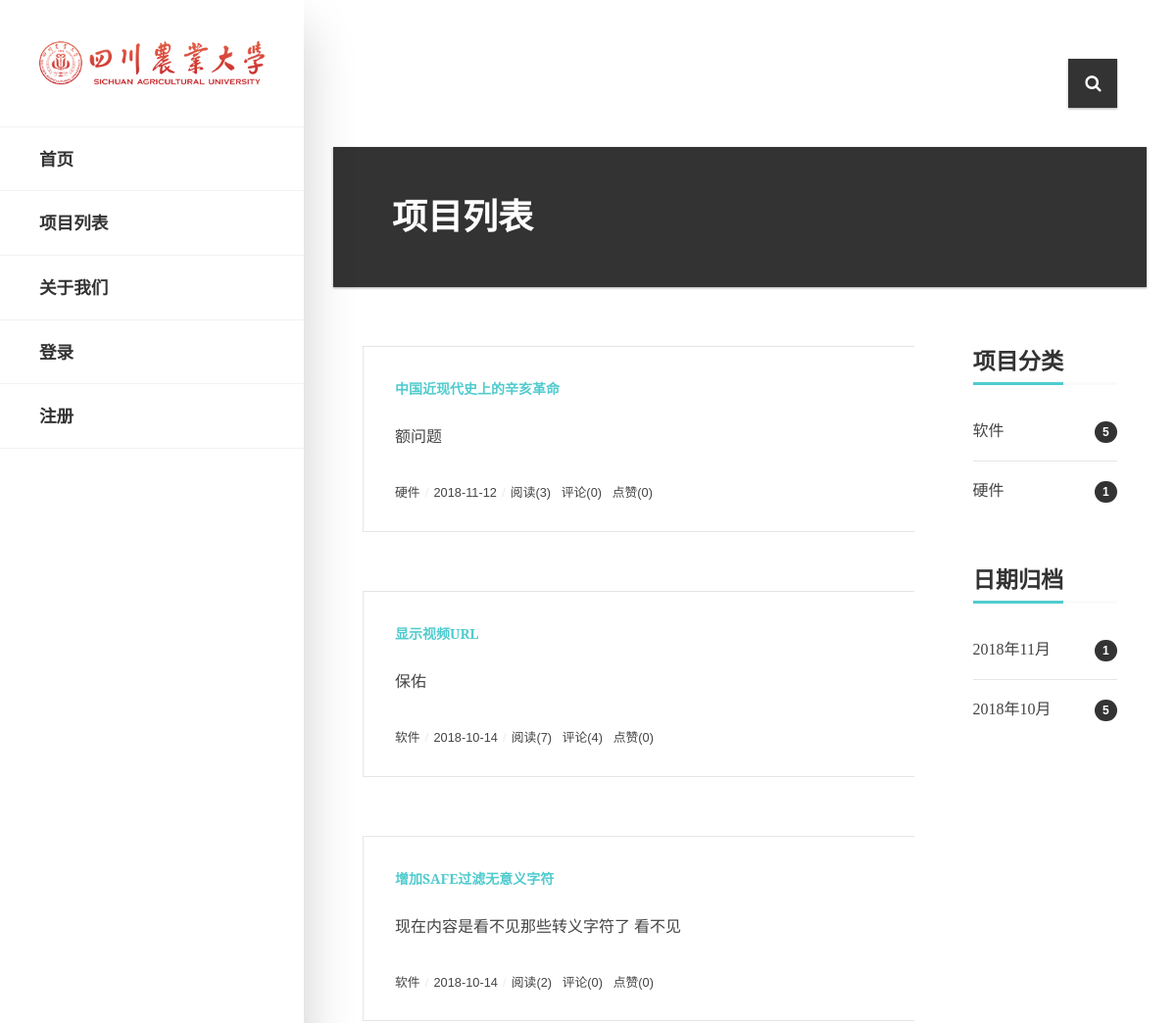
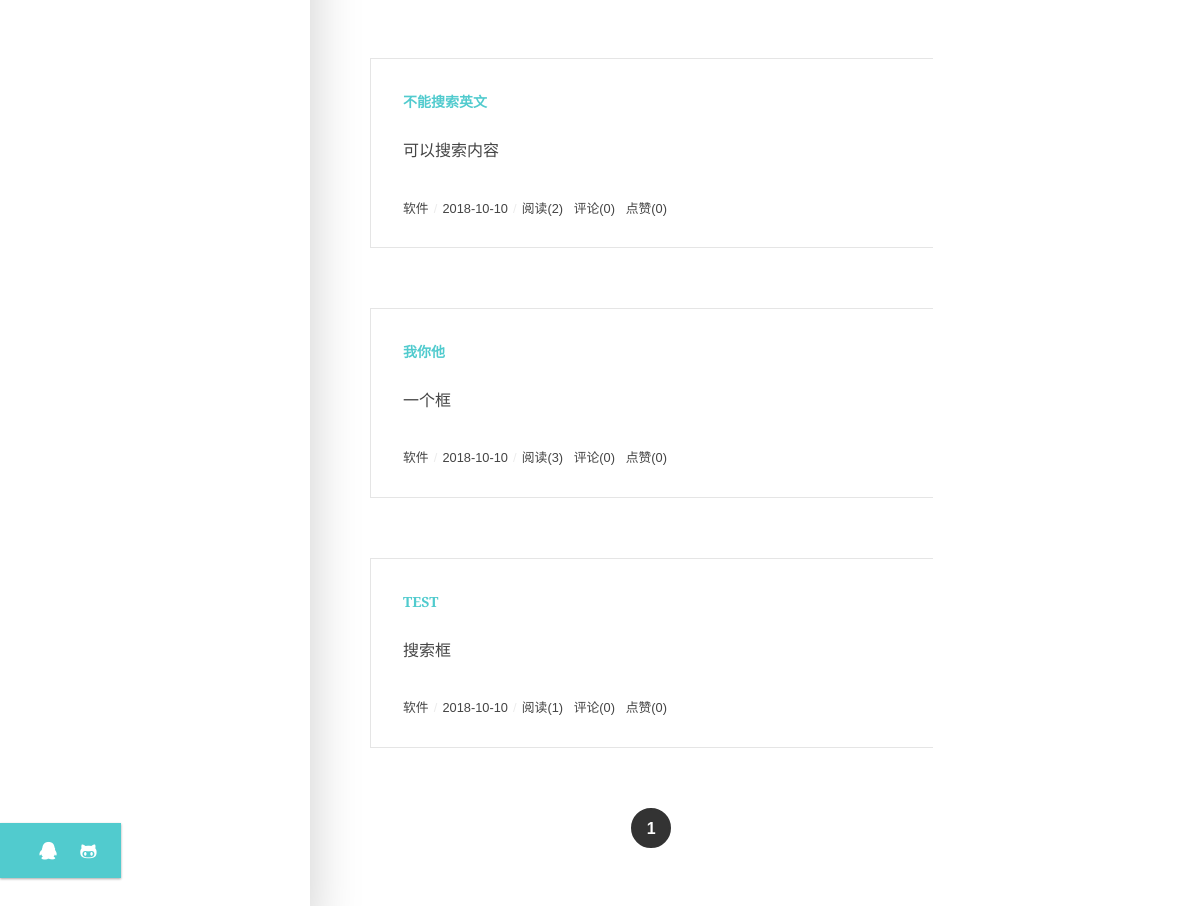
/blog/, run on an earlier commit of the app's database (2 pictures, top to bottom).
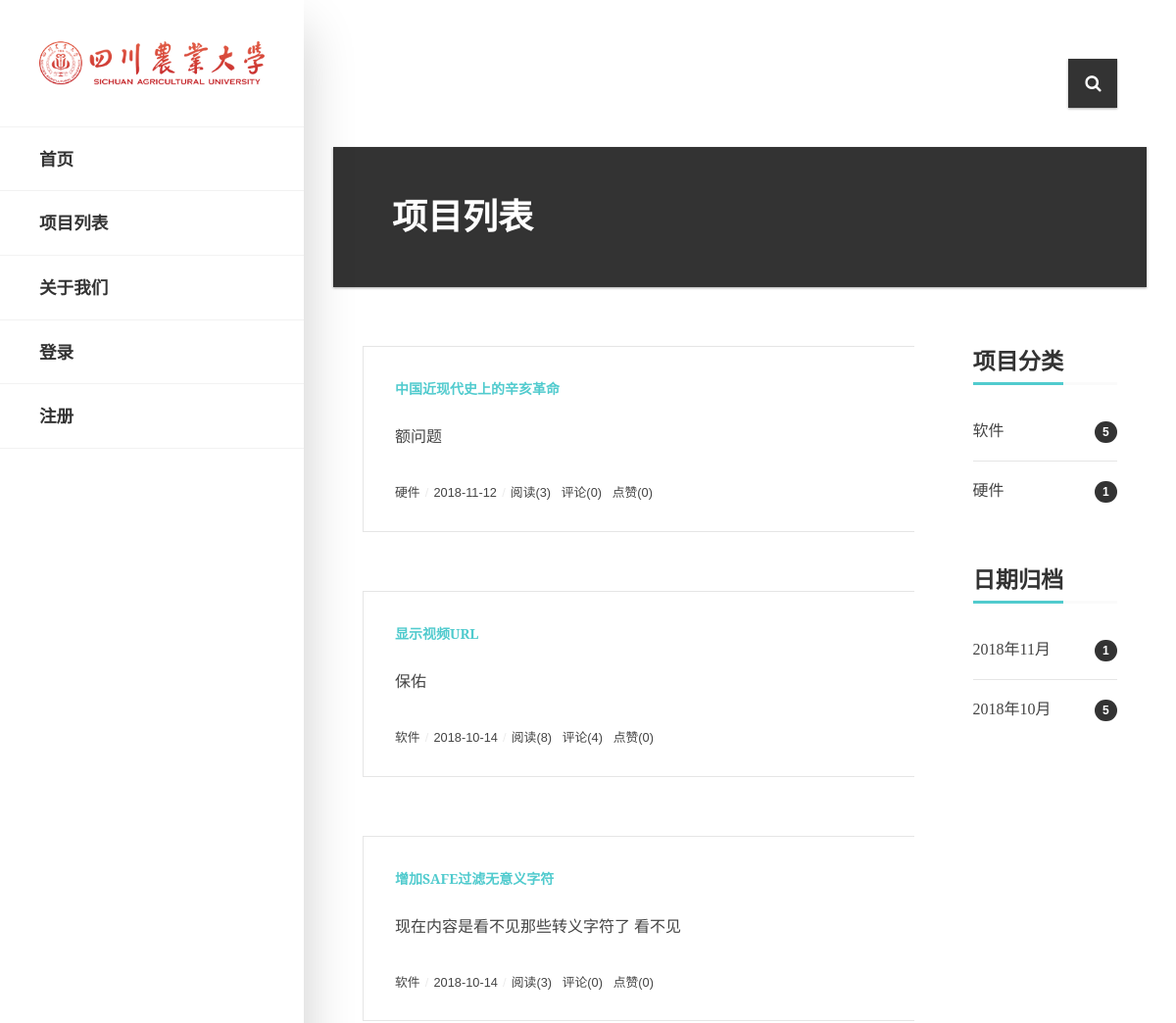
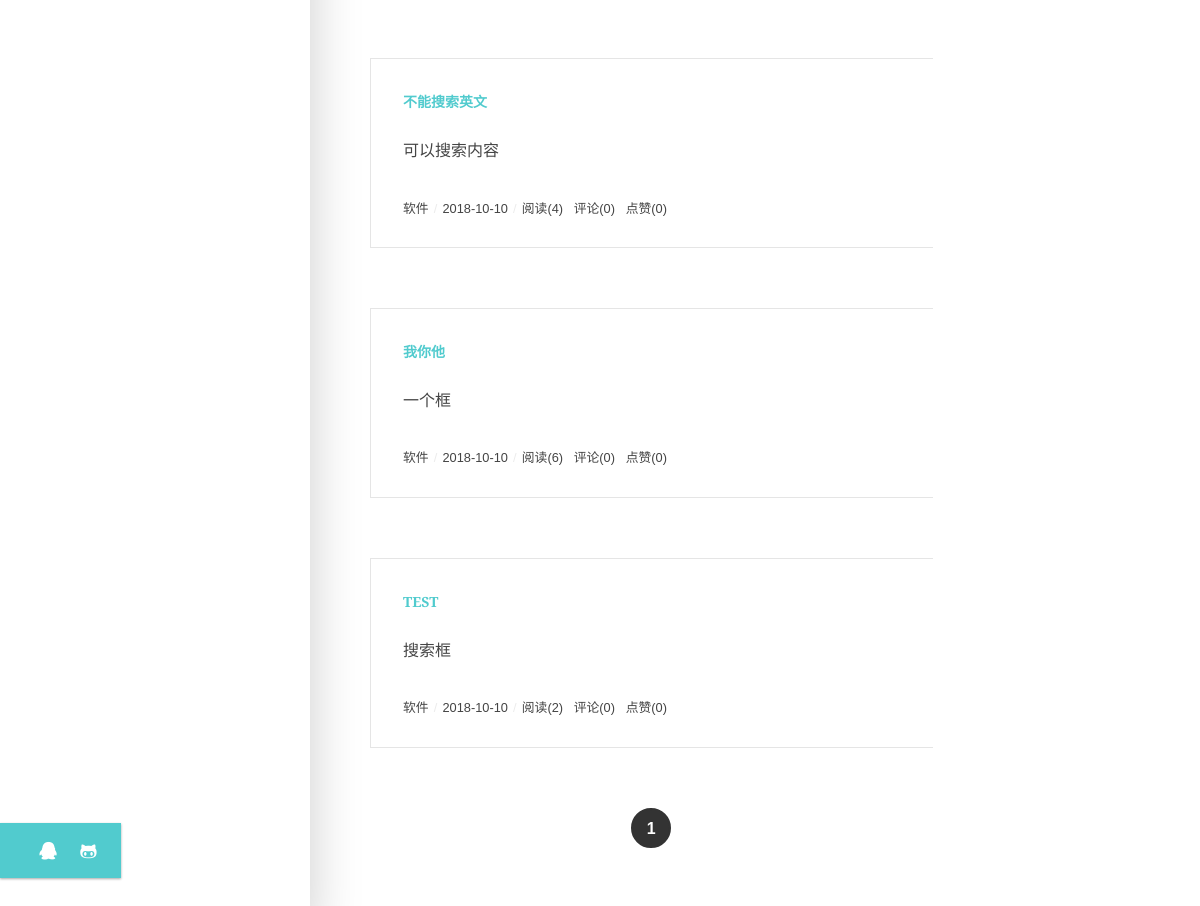
And on a later commit of the database (2 pictures, top to bottom).
### blog/models.py (models this page shows, shortened)
class Blog(models.Model, ReadNumExpandMethod):
    title = models.CharField(max_length=50)
    blog_type = models.ForeignKey(BlogType, on_delete=models.CASCADE)
    content = RichTextUploadingField()
    video = models.FileField(blank=True)
    author = models.ForeignKey(User, on_delete=models.CASCADE)
    read_details = GenericRelation(ReadDetail)
    created_time = models.DateTimeField(auto_now_add=True)
    last_updated_time = models.DateTimeField(auto_now=True)
    class Meta:
        ordering = ['-created_time']

class BlogType(models.Model):
    type_name = models.CharField(max_length=15)
    def __str__(self):
        return self.type_name

### read_statistics/models.py (models this page shows)
class ReadNum(models.Model):
    read_num = models.IntegerField(default=0)
    content_type = models.ForeignKey(ContentType, on_delete=models.CASCADE)
    object_id = models.PositiveIntegerField()
    content_object = GenericForeignKey('content_type', 'object_id')

### likes/models.py (models this page shows)
class LikeCount(models.Model):
    content_type = models.ForeignKey(ContentType, on_delete=models.CASCADE)
    object_id = models.PositiveIntegerField()
    content_object = GenericForeignKey('content_type', 'object_id')
    liked_num = models.IntegerField(default=0)

### blog/views.py (the view)
# urls.py: path('', views.blog_list, name='blog_list'),
def blog_list(request):
    blogs_all_list = Blog.objects.all()
    context = get_blog_list_common_data(request, blogs_all_list)
    return render(request, 'blog/blog_list.html', context)

### comment/templatetags/comment_tags.py (called while the page is built)
@register.simple_tag
def get_comment_count(obj):
    content_type = ContentType.objects.get_for_model(obj)
    return Comment.objects.filter(content_type=content_type, object_id=obj.pk).count()

### likes/templatetags/likes_tags.py (called while the page is built)
@register.simple_tag
def get_like_count(obj):
    content_type = ContentType.objects.get_for_model(obj)
    like_count, created = LikeCount.objects.get_or_create(content_type=content_type, object_id=obj.pk)
    return like_count.liked_num

### read_statistics/models.py (called while the page is built)
    def get_read_num(self):
        try:
            ct = ContentType.objects.get_for_model(self)
            readnum = ReadNum.objects.get(content_type=ct, object_id=self.pk)
            return readnum.read_num
        except exceptions.ObjectDoesNotExist:
            return 0

### user/context_processors.py (called while the page is built)
def login_modal_form(request):
    return {'login_modal_form': LoginForm()}

### blog/templates/blog/blog_list.html (shortened to what this page needs)
{% extends 'base.html' %}
{% load staticfiles %}
{% load comment_tags %}
{% load likes_tags %}
{% block content %}
    <div class="container">
        <div class="row">
             <div class="eskimo-page-title w-100">
                    <h1 class="no-border">{% block blog_list_title %}项目列表{% endblock %}</h1>
                </div>
            <div class="col-xs-12 col-sm-8 col-md-9 col-lg-9">
                <div class="panel panel-default">
                    <div class="panel-body">
                        {% for blog in blogs %}
                                <div class="card card-horizontal">
                                    <div class="card-body">
                                        <div class="card-horizontal-left">
                                            <div class="card-category">
                                                <a href="{% url 'blog_detail' blog.pk %}">{{ blog.title }}</a>
                                            </div>
                                            <div class="card-excerpt">
                                                <p>{{ blog.content|striptags|truncatechars:120|safe }}</p>
                                            </div>
                                            <div class="card-horizontal-meta">
                                                <div class="eskimo-author-meta">
                                                    <a class="author-meta" href="{% url 'blogs_with_type' blog.blog_type.pk %}">{{ blog.blog_type }}</a>
                                                </div>
                                                <div class="eskimo-date-meta">
                                                    <a href="">{{ blog.created_time|date:"Y-m-d" }}</a>
                                                </div>
                                                <div class="eskimo-reading-meta">
                                                    阅读({{ blog.get_read_num }})&nbsp;&nbsp;
                                                    评论({% get_comment_count blog %})&nbsp;&nbsp;
                                                    点赞({% get_like_count blog %})
                                                </div>
                                            </div>
                                        </div>
                                    </div>
                                </div>
                        {% empty %}
                            <div class="blog">
                                <h3>暂无，敬请期待</h3>
                            </div>
                        {% endfor %}
                    </div>
                </div>
                 <div class="eskimo-pager">
                    <ul class='pagination flex-wrap'>
                            <li class='page-item'>
                            {% for page_num in page_range %}
                                {% if page_num == page_of_blogs.number %}
                                <li class='page-item active'><a class='page-link' href='#'>{{ page_num }}</a></li>
                                {% else %}
                                    {% if page_num == '...' %}
                                        <li class='page-item'>{{ page_num }}</li>
                                    {% else %}
                                        <li class='page-item'><a class='page-link' href='?page={{ page_num }}'>{{ page_num }}</a></li>
                                    {% endif %}
                                {% endif %}
                            {% endfor %}
                        </li>
                    </ul>
                </div>
            </div>
            <div class="hidden-xs col-sm-4 col-md-3 col-lg-3">
                 <div class="eskimo-categories eskimo-widget">
                    <h5 class="eskimo-title-with-border"><span>项目分类</span></h5>
                    <ul>
                    {% for blog_type in blog_types %}
                        <li>
                            <a href="{% url 'blogs_with_type' blog_type.pk %}" >{{ blog_type.type_name }}</a> <span class="badge badge-pill badge-default">{{ blog_type.blog_count }}</span>
                        </li>
                    {% empty %}
                        <li>暂无分类</li>
                    {% endfor %}
                    </ul>
                </div>
                <div class="eskimo-categories eskimo-widget">
                        <h5 class="eskimo-title-with-border"><span>日期归档</span></h5>
                        <ul>
                            {% for blog_date, blog_count in blog_dates.items %}
                                <li>
                                    <a href="{% url 'blogs_with_date' blog_date.year blog_date.month %}">
                                        {{ blog_date|date:"Y年m月" }}
                                    </a>
                                    <span class="badge badge-pill badge-default">{{ blog_count }}</span>
                                </li>
                            {% endfor %}
                        </ul>
                    </div>
            </div>
        </div>
    </div>
{% endblock %}

### templates/base.html (shortened to what this page needs)
{% load staticfiles %}
<!DOCTYPE html>
<html lang="zh-CN">
<head>
    <link rel="stylesheet" href="{% static 'css/bootstrap.min.css' %}" rel="stylesheet" type="text/css">
    <link rel="stylesheet" href="{% static 'css/fontawesome.css' %}" rel="stylesheet" type="text/css">
    <link rel="stylesheet" href="{% static 'css/slick.css' %}" rel="stylesheet" type="text/css">
    <link rel="stylesheet" href="{% static 'css/style.css' %}" rel="stylesheet" type="text/css">
</head>
<body>
    <div id="eskimo-site-wrapper">
        <main id="eskimo-main-container">
            <div class="container">
                <div id="eskimo-sidebar">
                    <div id="eskimo-sidebar-wrapper" class="d-flex align-items-start flex-column h-100 w-100">
                        <div id="eskimo-logo-cell" class="w-100">
                            <a class="eskimo-logo-link" href="{% url 'home' %}">
                                <img src="{% static 'img/logo.png' %}" class="eskimo-logo" alt="eskimo" />
                            </a>
                        </div>
                        <div id="eskimo-sidebar-cell" class="w-100">
                            <nav id="eskimo-main-menu" class="menu-main-menu-container">
                                <ul class="eskimo-menu-ul">
                                    <li><a href="{% url 'home' %}">首页</a>
                                    </li>
                                    <li><a href="{% url 'blog_list' %}">项目列表</a>
                                    </li>
                                    <li><a href="{% url 'aboutus' %}">关于我们</a> </li>
                                    {% if not user.is_authenticated %}
                                    <li>
                                        <a href="{% url 'login' %}?from={{ request.get_full_path }}">登录</a>
                                    </li>
                                    <li>
                                        <a href="{% url 'register' %}?from={{ request.get_full_path }}">注册</a>
                                    </li>
                                    {% endif %}
                                </ul>
                            </nav>
                        </div>
                        <div id="eskimo-social-cell" class="mt-auto w-100">
                            <div id="eskimo-social-inner">
                                <ul class="eskimo-social-icons">
                                    <li><a href="tencent://AddContact/?fromId=45&fromSubId=1&subcmd=all&uin=2839296425&website=www.oicqzone.com"><i class="fa fa-qq"></i></a></li>
                                    <li><a href="#"><i class="fa fa-github-alt"></i></a></li>
                                </ul>
                            </div>
                        </div>
                    </div>
                </div>
                <ul class="eskimo-top-icons">
                    <li id="eskimo-search-icon">
                        <a id="eskimo-open-search" href="#"><i class="fa fa-search"></i></a>
                    </li>
                </ul>
                <div class="clearfix"></div>
            </div>
            {% block content %}{% endblock %}
        </main>
    </div>
</body>
</html>

What changed in the data, as far as the page shows it:
changed through a linked row, Blog "保佑": get_read_num "7" → "8"
changed through a linked row, Blog "现在内容是看不见那些转义字符了 看不见": get_read_num "2" → "3"
changed through a linked row, Blog "可以搜索内容": get_read_num "2" → "4"
changed through a linked row, Blog "一个框": get_read_num "3" → "6"
changed through a linked row, Blog "搜索框": get_read_num "1" → "2"
